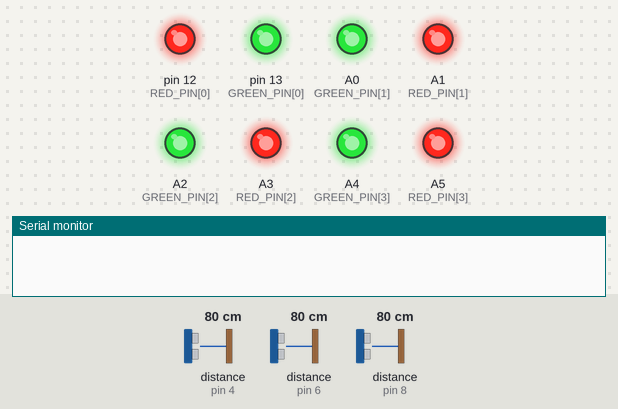
This sketch was run on a simulated Arduino Uno, built with avr-gcc and run on an emulated ATmega328P. On the bench: output pins drawn as LEDs (lit = HIGH), the last lines printed to the serial monitor. Wiring (inferred from the names in the program): 3 × ultrasonic range finder: trigger pin 3, echo pin 4 / trigger pin 5, echo pin 6 / trigger pin 7, echo pin 8. The test bench sets the inputs (shaded band); at power-on: distance to the obstacle (sensors on pin 4, pin 6, pin 8) 80 cm. The echo pulse lasts 58.3 µs per cm; sleep ends after the set time or at an interrupt; pins used as bus, display or sensor lines are not drawn.

Above: at 0.1 s.
At 0.6 s:
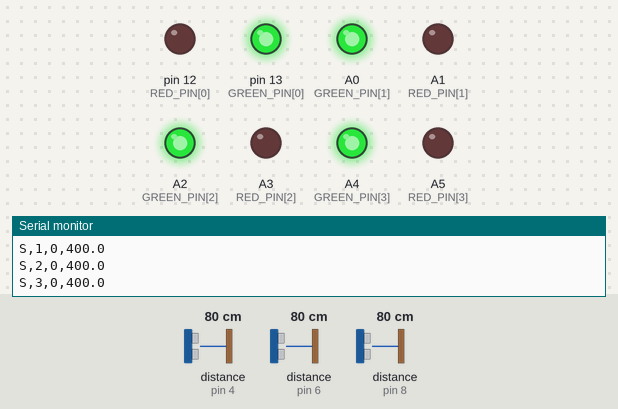
Timing chart, 0 to 2.1 s (numbered marks = the images above):
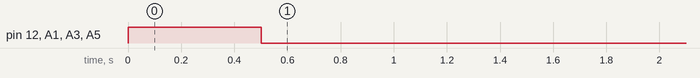

The sketch:

zone_node.ino
```cpp
/*
 * ParkGrid zone controller -- Arduino Uno (ATmega328P, 16 MHz)
 *
 * Watches four parking bays. Per bay:
 *   - one HC-SR04 ultrasonic sensor at the head of the bay (measures the gap
 *     to the car's bumper)
 *   - one red/green LED. Red + green together make yellow = "reserved".
 *
 * An Uno has no network interface, so the node talks a tiny line protocol over
 * its UART to a gateway (a Raspberry Pi running gateway/pi_gateway.py), which
 * turns the frames into MQTT messages for the backend:
 *
 *   node -> gateway   B,<node>,<fw>,<first_slot>,<slots>   boot banner
 *                     H,<node>,<uptime_s>                   node heartbeat
 *                     S,<slot>,<0|1>,<distance_cm>          slot report
 *                     # <text>                              log line
 *   gateway -> node   ?                                     "who are you?" -> boot banner
 *                     L,<slot>,<f|b|o>                      LED state (free /
 *                                                           booked / occupied)
 *                                                           decided by the backend
 *
 * One binary per zone, selected at compile time with -DNODE_ZONE=0..4
 * (zone a..e = slots 1-4, 5-8, 9-12, 13-16, 17-20). See firmware/build.sh.
 *
 * Power: the CPU sleeps (SLEEP_MODE_IDLE) whenever it has nothing to do. The
 * ultrasonic echo is timed by pin-change interrupts -- the ISR stamps the rising
 * and falling edge with micros() while the CPU sleeps -- instead of busy-waiting
 * in pulseIn(), and is only awaited for a few milliseconds since all we need to
 * know is "is something within ~1 m of the bumper".
 */

#include <Arduino.h>
#include <avr/sleep.h>

#ifndef NODE_ZONE
#define NODE_ZONE 0
#endif

#define FW_VERSION "1.0.0"
#define SLOTS_PER_NODE 4
#define FIRST_SLOT (NODE_ZONE * SLOTS_PER_NODE + 1)

// ---------------------------------------------------------------- wiring ---
static const uint8_t TRIG_PIN[SLOTS_PER_NODE]  = {9, 7, 5, 3};     // HC-SR04 TRIG, bay 1..4
static const uint8_t ECHO_PIN[SLOTS_PER_NODE]  = {8, 6, 4, 2};     // HC-SR04 ECHO
static const uint8_t GREEN_PIN[SLOTS_PER_NODE] = {13, A0, A2, A4}; // LED green leg
static const uint8_t RED_PIN[SLOTS_PER_NODE]   = {12, A1, A3, A5}; // LED red leg

// ---------------------------------------------------------------- tuning ---
static const unsigned long ECHO_TIMEOUT_US = 6000UL;    // ~1 m round trip; no echo by then = empty bay
static const float NO_ECHO_CM = 400.0f;                 // reported when nothing answers in time
static const float OCCUPIED_BELOW_CM = 30.0f;           // closer than this: a car is parked
static const float FREE_ABOVE_CM = 40.0f;               // hysteresis: farther than this: bay is empty
static const uint8_t WINDOW = 3;                        // median filter length (sweeps)
static const uint8_t CONFIRM_SWEEPS = 2;                // sweeps a change must persist (debounce)
static const unsigned long BAY_SPACING_MS = 30;         // quiet time between two sensors firing
static const unsigned long SWEEP_REST_MS = 60;          // extra rest at the end of each sweep
static const unsigned long SLOT_REPORT_MS = 5000UL;     // re-send state even if unchanged
static const unsigned long NODE_BEAT_MS = 15000UL;
static const unsigned long BACKEND_STATE_TTL_MS = 90000UL;  // gateway silent this long: LEDs go stand-alone

// ----------------------------------------------------------------- state ---
struct Slot {
  bool occupied;                 // debounced local decision
  bool reported;                 // has this boot reported at least once
  uint8_t disagree;              // consecutive sweeps that contradict `occupied`
  uint8_t filled;                // how many readings are in `history`
  uint8_t next;                  // ring-buffer write index
  float history[WINDOW];         // recent raw readings
  float distanceCm;              // last filtered reading
  unsigned long lastReportMs;
  char backendState;             // 'f' | 'b' | 'o', or 0 when the backend hasn't told us
  unsigned long backendStateMs;
};

static Slot slots[SLOTS_PER_NODE];
static unsigned long lastNodeBeatMs = 0;
static char rxBuf[24];
static uint8_t rxLen = 0;

// Sleep until `ms` have passed. Timer0 ticks every ~1 ms and wakes the CPU.
static void nap(unsigned long ms) {
  unsigned long start = millis();
  while ((unsigned long)(millis() - start) < ms) {
    set_sleep_mode(SLEEP_MODE_IDLE);
    sleep_enable();
    sleep_cpu();
    sleep_disable();
  }
}

static void printNodeName() {
  Serial.print(F("zone-"));
  Serial.print((char)('a' + NODE_ZONE));
}

// ------------------------------------------------------------ ultrasonic ---
// One HC-SR04 measurement: a 10 us trigger pulse, then the echo pin stays high
// for the sound's round-trip time = 58 us per cm of distance. The echo edges are
// timestamped in a pin-change interrupt, so the CPU can sleep while it waits.
static volatile uint8_t activeEcho = 0xFF;          // echo pin currently being timed
static volatile uint8_t echoStage = 0;              // 0 waiting, 1 rise seen, 2 fall seen
static volatile unsigned long echoRiseUs = 0;
static volatile unsigned long echoFallUs = 0;

static void onEchoEdge() {
  if (activeEcho == 0xFF) return;
  unsigned long now = micros();
  if (digitalRead(activeEcho)) {
    if (echoStage == 0) {
      echoRiseUs = now;
      echoStage = 1;
    }
  } else if (echoStage == 1) {
    echoFallUs = now;
    echoStage = 2;
  }
}

ISR(PCINT0_vect) { onEchoEdge(); }                  // D8..D13
ISR(PCINT2_vect) { onEchoEdge(); }                  // D0..D7

static void echoInterrupt(uint8_t pin, bool enable) {
  volatile uint8_t *mask = digitalPinToPCMSK(pin);
  uint8_t bit = _BV(digitalPinToPCMSKbit(pin));
  if (enable) {
    *digitalPinToPCICR(pin) |= _BV(digitalPinToPCICRbit(pin));
    *mask |= bit;
  } else {
    *mask &= ~bit;
  }
}

static float pingCm(uint8_t i) {
  const uint8_t echo = ECHO_PIN[i];
  echoStage = 0;
  activeEcho = echo;
  echoInterrupt(echo, true);

  digitalWrite(TRIG_PIN[i], LOW);
  delayMicroseconds(2);
  digitalWrite(TRIG_PIN[i], HIGH);
  delayMicroseconds(10);
  digitalWrite(TRIG_PIN[i], LOW);

  unsigned long started = micros();
  while (echoStage != 2 && (unsigned long)(micros() - started) < ECHO_TIMEOUT_US) {
    set_sleep_mode(SLEEP_MODE_IDLE);
    sleep_enable();
    sleep_cpu();                                    // woken by the echo edge (or Timer0's 1 ms tick)
    sleep_disable();
  }

  echoInterrupt(echo, false);
  activeEcho = 0xFF;
  if (echoStage != 2) return NO_ECHO_CM;            // nothing answered in time

  float cm = (float)(echoFallUs - echoRiseUs) / 58.0f;
  return cm > NO_ECHO_CM ? NO_ECHO_CM : cm;
}

// Median of the last WINDOW readings: one stray echo can never flip the bay.
static float filtered(Slot &s, float reading) {
  s.history[s.next] = reading;
  s.next = (s.next + 1) % WINDOW;
  if (s.filled < WINDOW) s.filled++;

  float w[WINDOW];
  for (uint8_t k = 0; k < s.filled; k++) w[k] = s.history[k];
  for (uint8_t a = 1; a < s.filled; a++) {             // insertion sort
    float v = w[a];
    int8_t b = a - 1;
    while (b >= 0 && w[b] > v) {
      w[b + 1] = w[b];
      b--;
    }
    w[b + 1] = v;
  }
  return w[s.filled / 2];
}

// -------------------------------------------------------------- reporting ---
static void reportSlot(uint8_t i) {
  Slot &s = slots[i];
  Serial.print(F("S,"));
  Serial.print(FIRST_SLOT + i);
  Serial.print(',');
  Serial.print(s.occupied ? 1 : 0);
  Serial.print(',');
  Serial.print(s.distanceCm, 1);
  Serial.write('\n');
  s.lastReportMs = millis();
  s.reported = true;
}

static void sendBoot() {
  Serial.print(F("B,"));
  printNodeName();
  Serial.print(',');
  Serial.print(F(FW_VERSION));
  Serial.print(',');
  Serial.print(FIRST_SLOT);
  Serial.print(',');
  Serial.print(SLOTS_PER_NODE);
  Serial.write('\n');
}

static void sendNodeBeat() {
  Serial.print(F("H,"));
  printNodeName();
  Serial.print(',');
  Serial.print(millis() / 1000UL);
  Serial.write('\n');
  lastNodeBeatMs = millis();
}

// ------------------------------------------------------------------- LEDs ---
static void applyLeds(uint8_t i) {
  Slot &s = slots[i];
  char state = s.backendState;
  if (state != 0 && (unsigned long)(millis() - s.backendStateMs) > BACKEND_STATE_TTL_MS) {
    s.backendState = 0;
    state = 0;
  }
  if (state == 0) state = s.occupied ? 'o' : 'f';      // stand-alone: no backend, local sensor decides

  digitalWrite(RED_PIN[i], (state == 'o' || state == 'b') ? HIGH : LOW);
  digitalWrite(GREEN_PIN[i], (state == 'f' || state == 'b') ? HIGH : LOW);
}

// ------------------------------------------------------------- sensing ---
static void sweepSlot(uint8_t i) {
  Slot &s = slots[i];
  s.distanceCm = filtered(s, pingCm(i));

  // Hysteresis band (30..40 cm) + debounce so a person walking past or a
  // flickering echo never toggles the bay.
  bool nowOccupied = s.occupied ? (s.distanceCm < FREE_ABOVE_CM)
                                : (s.distanceCm < OCCUPIED_BELOW_CM);
  if (nowOccupied != s.occupied) {
    if (++s.disagree >= CONFIRM_SWEEPS) {
      s.occupied = nowOccupied;
      s.disagree = 0;
      reportSlot(i);
      Serial.print(F("# slot "));
      Serial.print(FIRST_SLOT + i);
      Serial.print(s.occupied ? F(" occupied, gap ") : F(" free, gap "));
      Serial.print(s.distanceCm, 1);
      Serial.print(F(" cm\n"));
    }
  } else {
    s.disagree = 0;
  }
  if (!s.reported) reportSlot(i);
}

// ---------------------------------------------------------- serial input ---
static void handleLine(const char *line) {
  if (line[0] == '?') {                              // gateway just (re)connected: announce ourselves again
    sendBoot();
    sendNodeBeat();
    return;
  }
  if (line[0] == 'L' && line[1] == ',') {            // L,<slot>,<f|b|o>
    const char *comma = strchr(line + 2, ',');
    if (comma == NULL) return;
    int slot = atoi(line + 2);
    char state = comma[1];
    if (slot < FIRST_SLOT || slot >= FIRST_SLOT + SLOTS_PER_NODE) return;
    if (state != 'f' && state != 'b' && state != 'o') return;
    uint8_t i = slot - FIRST_SLOT;
    slots[i].backendState = state;
    slots[i].backendStateMs = millis();
    applyLeds(i);
  }
}

static void pollSerial() {
  while (Serial.available() > 0) {
    char c = (char)Serial.read();
    if (c == '\r') continue;
    if (c == '\n') {
      rxBuf[rxLen] = 0;
      if (rxLen > 0) handleLine(rxBuf);
      rxLen = 0;
    } else if (rxLen < sizeof(rxBuf) - 1) {
      rxBuf[rxLen++] = c;
    } else {
      rxLen = 0;                                       // overlong line: drop it
    }
  }
}

// --------------------------------------------------------------- Arduino ---
void setup() {
  Serial.begin(115200);

  for (uint8_t i = 0; i < SLOTS_PER_NODE; i++) {
    pinMode(TRIG_PIN[i], OUTPUT);
    digitalWrite(TRIG_PIN[i], LOW);
    pinMode(ECHO_PIN[i], INPUT);
    pinMode(RED_PIN[i], OUTPUT);
    pinMode(GREEN_PIN[i], OUTPUT);
    slots[i].distanceCm = NO_ECHO_CM;
  }

  // Lamp test: every LED on for half a second so a dead one is obvious.
  for (uint8_t i = 0; i < SLOTS_PER_NODE; i++) {
    digitalWrite(RED_PIN[i], HIGH);
    digitalWrite(GREEN_PIN[i], HIGH);
  }
  nap(500);
  for (uint8_t i = 0; i < SLOTS_PER_NODE; i++) applyLeds(i);

  sendBoot();
  sendNodeBeat();
}

void loop() {
  for (uint8_t i = 0; i < SLOTS_PER_NODE; i++) {
    sweepSlot(i);
    pollSerial();
    applyLeds(i);
    if ((unsigned long)(millis() - slots[i].lastReportMs) >= SLOT_REPORT_MS) reportSlot(i);
    nap(BAY_SPACING_MS);
  }

  if ((unsigned long)(millis() - lastNodeBeatMs) >= NODE_BEAT_MS) sendNodeBeat();
  nap(SWEEP_REST_MS);
}
```
